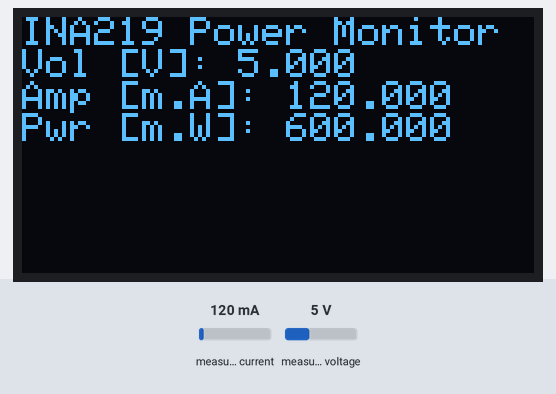
Bench run of a sketch on a simulated Arduino Uno, built with avr-gcc and run on an emulated ATmega328P. Shown: 128×64 one-colour display. The test bench sets the inputs (shaded band); at power-on: measured current 120 mA, measured voltage 5 V.

Above: at 2.2 s.
2.3 s: measured current set to 40 mA
At 2.9 s:
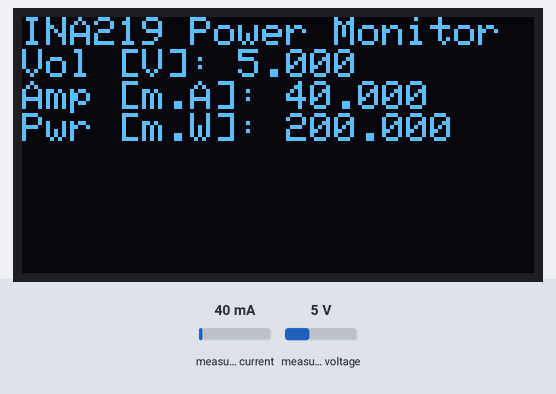
3.8 s: measured voltage set to 0.3 V
At 4.7 s:
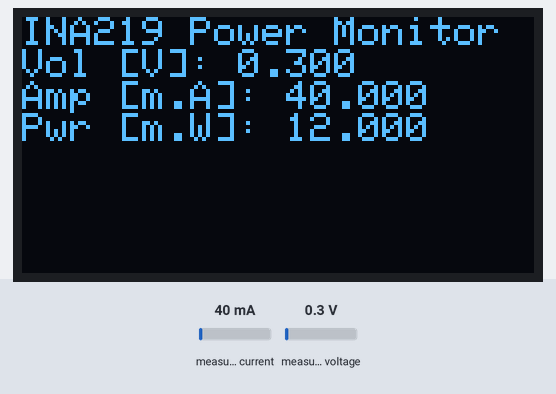
5.4 s: measured current set to 500 mA
At 6.4 s:
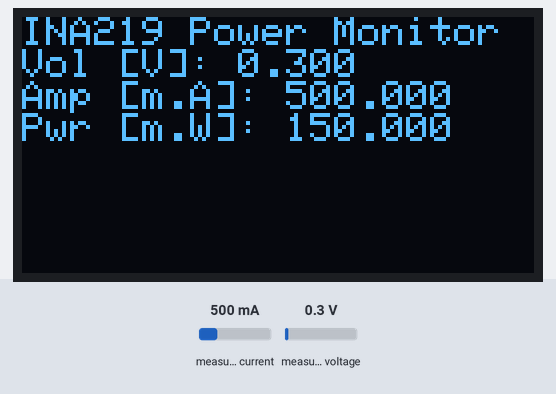
6.9 s: measured voltage set to 3.8 V
At 8.3 s:
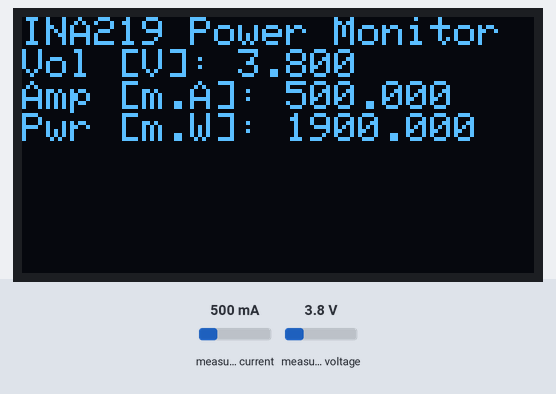
Timing chart, 0 to 9.5 s (numbered marks = the images above; inputs shaded):
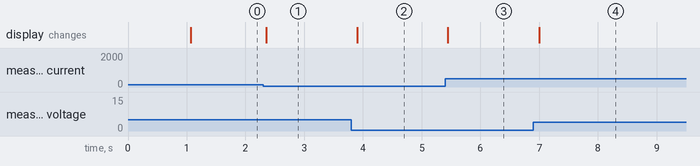

Measured:
- after the input at 2.3 s, the display: changes after 0.05 s (image 1)
- after the input at 3.8 s, the display: changes after 0.10 s (image 2)
- after the input at 5.4 s, the display: changes after 0.05 s (image 3)
- after the input at 6.9 s, the display: changes after 0.10 s (image 4)

The sketch:

Watt_Meter_INA219.ino
```cpp
#include <SPI.h>
#include <Wire.h>
#include <Adafruit_INA219.h>
#include <Adafruit_GFX.h>
#include <Adafruit_SSD1306.h>
#define OLED_RESET 4
Adafruit_SSD1306 display(OLED_RESET);

Adafruit_INA219 ina219;

void setup() {
  display.begin(SSD1306_SWITCHCAPVCC, 0x3c);
  Serial.begin(9600);
  delay(1000);

  if (!ina219.begin()) {
    Serial.println("Failed to find INA219 chip");
    display.clearDisplay();
    display.setTextSize(1);
    display.setTextColor(WHITE);
    display.setCursor(0,0);
    display.println("INA219 Power Monitor");
    display.setTextSize(2);
    display.println("Can't find");
    display.setTextSize(1);
    display.println("      INA 219");
    display.display();
    while (1) { delay(10); }
  }
}

void loop() {
  float busvoltage_V = ina219.getBusVoltage_V();
  float current_mA = ina219.getCurrent_mA();
  float power_mW = ina219.getPower_mW();

  display.clearDisplay();

  display.setTextSize(1);
  display.setTextColor(WHITE);
  display.setCursor(0,0);
  display.println("INA219 Power Monitor");

  display.setTextSize(1);
  display.print("Vol [V]: ");
  display.println(busvoltage_V,3);

  display.setTextSize(1);
  display.print("Amp [m.A]: ");
  display.println(current_mA,3);

  display.setTextColor(WHITE);
  display.setTextSize(1);
  display.print("Pwr [m.W]: ");
  display.println(power_mW,3);
  display.display();
  delay(50);
}
```
